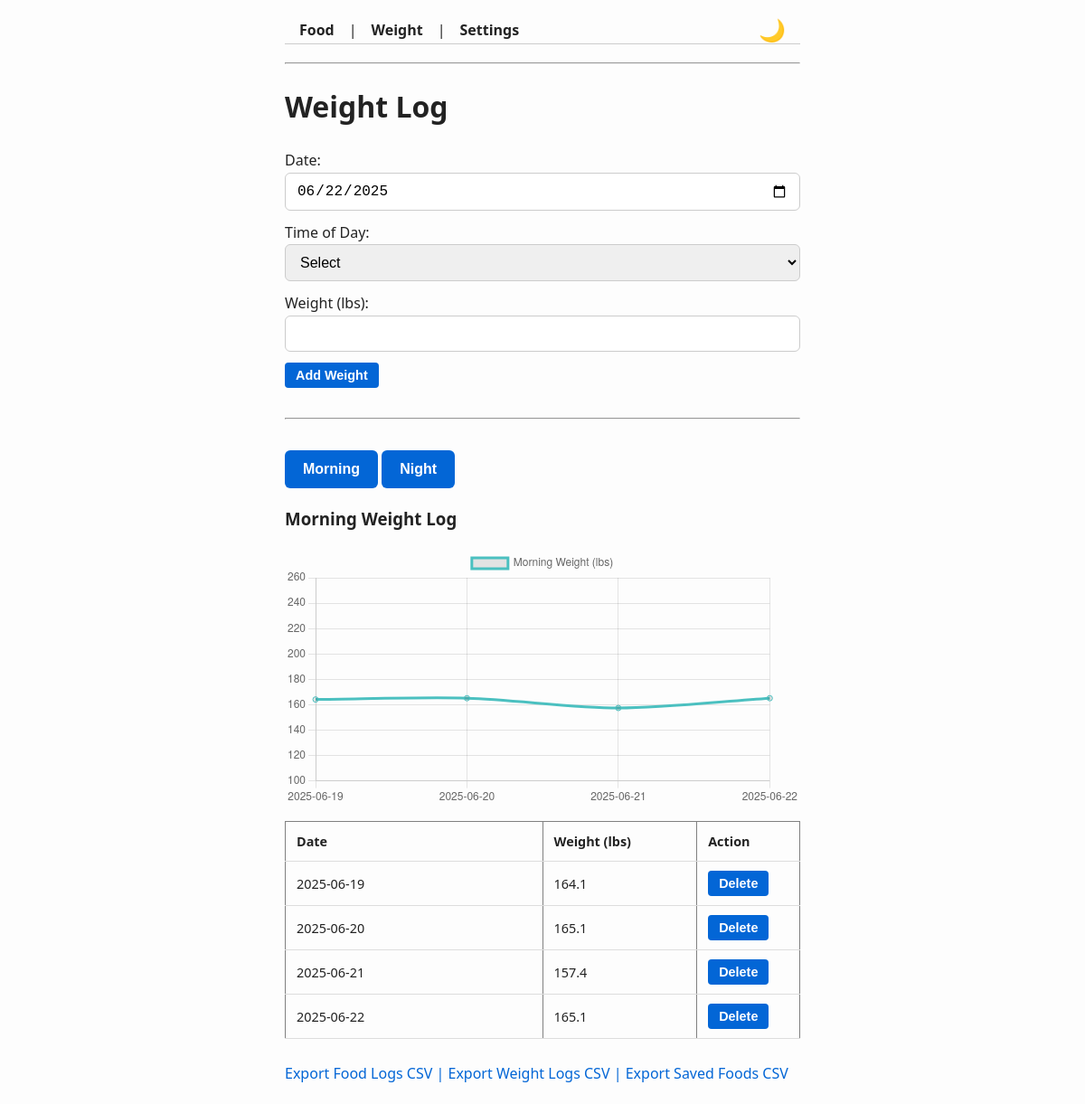
The app's page /weight with its own data.
### tables this page shows
CREATE TABLE weight_logs (
    id INTEGER PRIMARY KEY AUTOINCREMENT,
    date TEXT,
    time_of_day TEXT CHECK(time_of_day IN ('morning', 'night')),
    weight REAL
);

### main.py (the view, shortened to what this page needs)
@app.route("/weight", methods=["GET", "POST"])
def weight_log():
    with sqlite3.connect(DB_NAME) as conn:
        cur = conn.cursor()
        cur.execute(
            "SELECT id, date, weight FROM weight_logs WHERE time_of_day = 'morning' ORDER BY date"
        )
        morning_weights = cur.fetchall()
        cur.execute(
            "SELECT id, date, weight FROM weight_logs WHERE time_of_day = 'night' ORDER BY date"
        )
        night_weights = cur.fetchall()
    return render_template(
        "weight.html",
        title="Weight Log",
        morning_weights=morning_weights,
        night_weights=night_weights,
        datetime=datetime
    )

### main.py (called while the page is built)
def init_db():
    if not os.path.exists(DB_NAME):
        with sqlite3.connect(DB_NAME) as conn:
            with open("schema.sql", "r") as f:
                conn.executescript(f.read())

@app.before_request
def before_request():
    init_db()

### templates/weight.html (shortened to what this page needs)
{% extends "base.html" %}
{% block content %}
<form method="POST" action="{{ url_for('weight_log') }}">
    <label>Date:</label>
    <input type="date" name="date" value="{{ datetime.utcnow().strftime('%Y-%m-%d') }}" required />
    <label>Time of Day:</label>
    <select name="time_of_day" required>
        <option value="">Select</option>
    </select>
    <label>Weight (lbs):</label>
    <input type="number" step="0.1" name="weight" required />
    <button type="submit">Add Weight</button>
</form>
<br><hr><br>
<div>
    <button id="morningTabBtn">Morning</button>
    <button id="nightTabBtn">Night</button>
</div>
<div id="morningTab" class="tabContent">
    <h3>Morning Weight Log</h3>
    <canvas id="morningChart"></canvas>
    <table border="1" cellpadding="5" cellspacing="0">
        <thead>
            <tr><th>Date</th><th>Weight (lbs)</th><th>Action</th></tr>
        </thead>
        <tbody>
            {% for entry in morning_weights %}
            <tr>
                <td>{{ entry[1] }}</td>
                <td>{{ entry[2] }}</td>
                <td>
                    <form method="POST" action="{{ url_for('delete_weight', id=entry[0]) }}" onsubmit="return confirm('Delete this entry?');">
                        <button type="submit">Delete</button>
                    </form>
                </td>
            </tr>
            {% endfor %}
        </tbody>
    </table>
</div>
<script>
    // Tab switching logic
    const morningTabBtn = document.getElementById("morningTabBtn");
    const nightTabBtn = document.getElementById("nightTabBtn");
    const morningTab = document.getElementById("morningTab");
    const nightTab = document.getElementById("nightTab");
    morningTabBtn.onclick = () => {
        morningTab.style.display = "block";
        nightTab.style.display = "none";
    };
    nightTabBtn.onclick = () => {
        morningTab.style.display = "none";
        nightTab.style.display = "block";
    };
    // Prepare data for Chart.js
    const morningData = {
        labels: [{% for entry in morning_weights %}'{{ entry[1] }}',{% endfor %}],
        datasets: [{
            label: 'Morning Weight (lbs)',
            data: [{% for entry in morning_weights %}{{ entry[2] }},{% endfor %}],
            borderColor: 'rgba(75, 192, 192, 1)',
            tension: 0.3,
            fill: false,
        }]
    };
    const nightData = {
        labels: [{% for entry in night_weights %}'{{ entry[1] }}',{% endfor %}],
        datasets: [{
            label: 'Night Weight (lbs)',
            data: [{% for entry in night_weights %}{{ entry[2] }},{% endfor %}],
            borderColor: 'rgba(192, 75, 192, 1)',
            tension: 0.3,
            fill: false,
        }]
    };
    // Chart options
    const options = {
        scales: {
            y: {
                beginAtZero: false,
                suggestedMin: 100,
                suggestedMax: 250
            }
        }
    };
    // Render charts
    const morningCtx = document.getElementById('morningChart').getContext('2d');
    const morningChart = new Chart(morningCtx, {
        type: 'line',
        data: morningData,
        options: options
    });
    const nightCtx = document.getElementById('nightChart').getContext('2d');
    const nightChart = new Chart(nightCtx, {
        type: 'line',
        data: nightData,
        options: options
    });
</script>
{% endblock %}

### templates/base.html (shortened to what this page needs)
<!DOCTYPE html>
<html lang="en">
<head>
    <link rel="stylesheet" href="{{ url_for('static', filename='style.css') }}">
</head>
<body>
    <nav class="navbar">
        <div class="nav-links">
            <a href="/food">Food</a> |
            <a href="/weight">Weight</a> |
            <a href="/settings">Settings</a>
        </div>
        <button id="darkModeToggle">🌙</button>
    </nav>
    <hr>
    <h1>{{ title }}</h1>
    {% block content %}{% endblock %}
</body>
<br>
<foot>
    <a href="{{ url_for('export_food_logs') }}">Export Food Logs CSV</a>
    <a>|</a>
    <a href="{{ url_for('export_weight_logs') }}">Export Weight Logs CSV</a>
    <a>|</a>
    <a href="{{ url_for('export_saved_foods') }}">Export Saved Foods CSV</a>
</foot>
</html>

### static/style.css (style rules this page uses)
* { box-sizing: border-box; }
body { font-family: 'Segoe UI', Tahoma, Geneva, Verdana, sans-serif; max-width: 600px; margin: 0 auto; padding: 20px 15px; background-color: #fdfdfd; color: #222; line-height: 1.6; transition: background-color 0.3s ease, color 0.3s ease; }
a { color: #0366d6; text-decoration: none; transition: color 0.3s ease; }
nav.navbar { display: flex; align-items: center; justify-content: space-between; padding: 0 1rem; margin-bottom: 20px; border-bottom: 1px solid #ccc; }
nav.navbar .nav-links { display: flex; gap: 1rem; }
nav.navbar .nav-links a { color: inherit; font-weight: 600; font-size: 1rem; }
#darkModeToggle { cursor: pointer; background: none; border: none; font-size: 1.5rem; padding: 0; color: inherit; transition: color 0.3s ease; }
table { width: 100%; border-collapse: collapse; margin-top: 1rem; display: table; table-layout: fixed; }
th, td { padding: 10px 12px; text-align: left; border-bottom: 1px solid #ddd; font-size: 0.9rem; word-wrap: break-word; }
table th:nth-child(1), table td:nth-child(1) { width: 50%; }
table th:nth-child(2), table td:nth-child(2) { width: 30%; }
table th:nth-child(3), table td:nth-child(3) { width: 20%; }
input[type="text"], input[type="number"], input[type="date"], select { width: 100%; padding: 10px 12px; margin-bottom: 12px; border: 1px solid #ccc; border-radius: 6px; font-size: 1rem; transition: border-color 0.2s ease; }
button { padding: 12px 20px; border-radius: 6px; border: none; background-color: #0366d6; color: white; font-weight: 600; font-size: 1rem; cursor: pointer; transition: background-color 0.3s ease; }
form button[type="submit"] { padding: 6px 12px; font-size: 0.9rem; border-radius: 4px; }

### records on screen
weight_logs: date "2025-06-19", weight "164.1"
weight_logs: date "2025-06-20", weight "165.1"
weight_logs: date "2025-06-21", weight "157.4"
weight_logs: date "2025-06-22", weight "165.1"

### other values on screen
{{ title }} "Weight Log"
chart data {{ entry[1] }} 2025-06-19, 2025-06-20, 2025-06-21, 2025-06-22
chart data {{ entry[2] }} 164.1, 165.1, 157.4, 165.1
